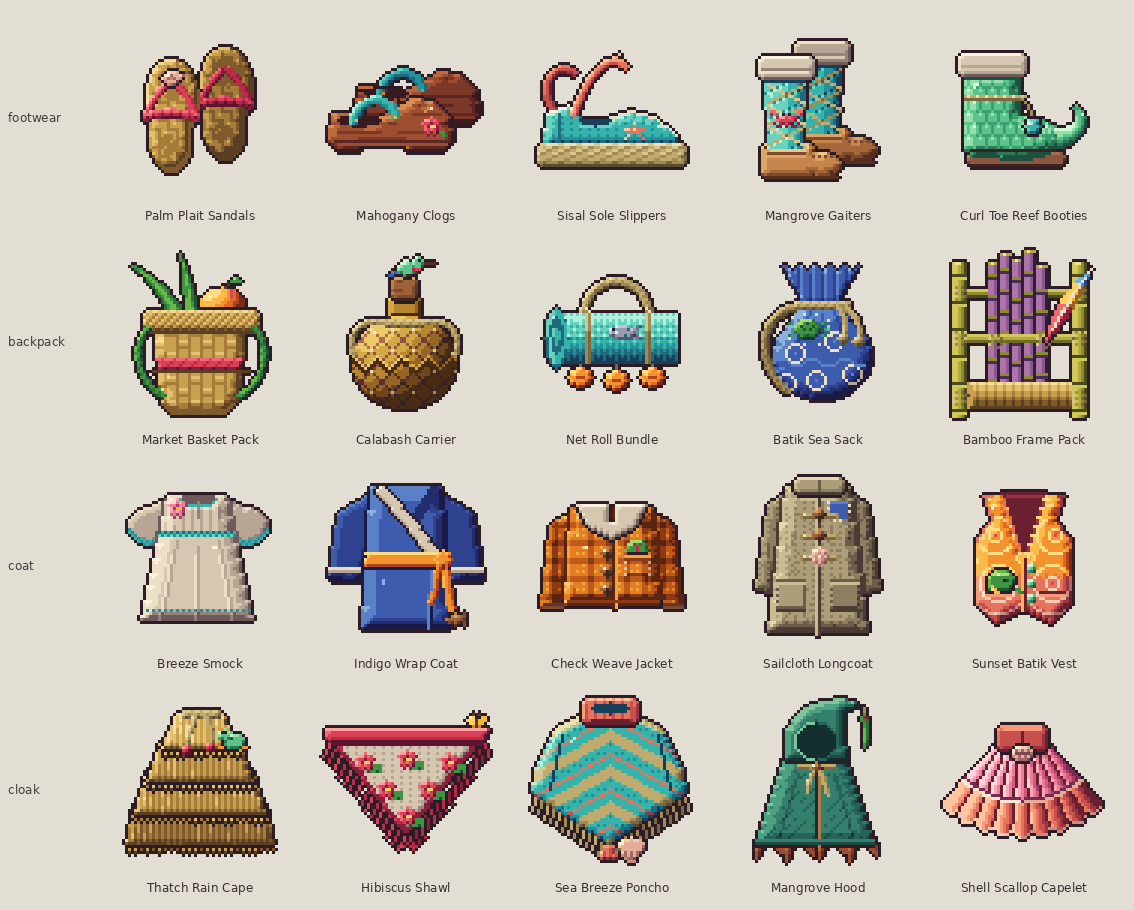

The Python source for this figure:
"""Contact sheet for the CB wearable concepts: 4 rows x 5 cols, 3x NEAREST, name under each icon."""
import glob, os, sys
from PIL import Image, ImageDraw, ImageFont
D = os.path.dirname(os.path.abspath(__file__))
CATS = ["footwear", "backpack", "coat", "cloak"]
S, PAD, LAB = 3, 14, 18
CW, CH = 64 * S + PAD, 64 * S + LAB + PAD
try:
    font = ImageFont.truetype("DejaVuSans.ttf", 12)
except OSError:
    font = ImageFont.load_default()
sheet = Image.new("RGB", (5 * CW + PAD + 90, 4 * CH + PAD), (226, 222, 212))
dr = ImageDraw.Draw(sheet)
bad = []
for r, cat in enumerate(CATS):
    dr.text((8, PAD + r * CH + 64 * S // 2), cat, fill=(70, 60, 64), font=font)
    for i, f in enumerate(sorted(glob.glob(os.path.join(D, f"{cat}-[1-5]-*.png")))):
        im = Image.open(f).convert("RGBA")
        px = list(im.getdata())
        if im.size != (64, 64) or any(a not in (0, 255) for *_, a in px) or any(p[:3] in ((0, 0, 0), (255, 255, 255)) and p[3] for p in px):
            bad.append(f)
        x, y = 90 + PAD + i * CW, PAD + r * CH
        big = im.resize((64 * S, 64 * S), Image.NEAREST)
        sheet.paste(big, (x, y), big)
        name = os.path.basename(f)[:-4].split("-", 2)[2].replace("-", " ").title()
        tw = dr.textlength(name, font=font)
        dr.text((x + (64 * S - tw) / 2, y + 64 * S + 2), name, fill=(60, 44, 52), font=font)
sheet.save(os.path.join(D, "sheet.png"))
print("bad:", bad)
